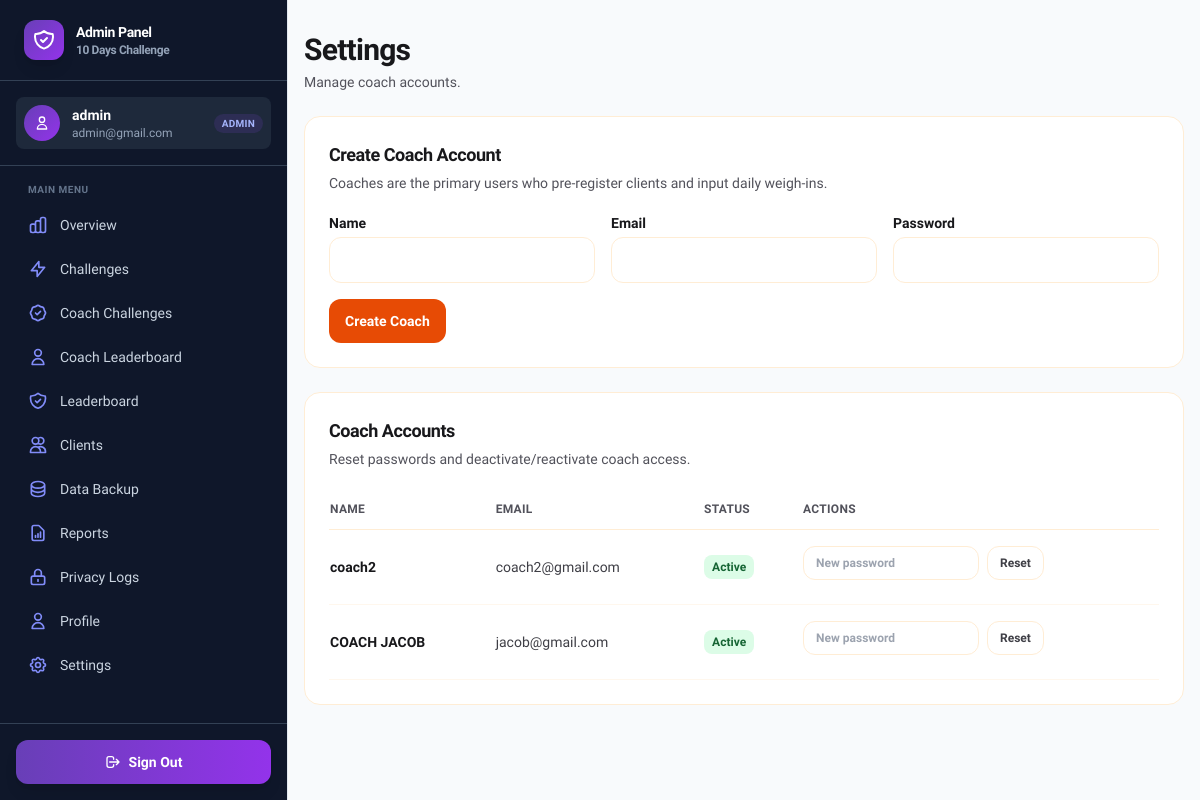
Screenshot of /admin/settings.php (signed in) with the database file from the repository.
### tables this page shows
CREATE TABLE IF NOT EXISTS users (
  id INT UNSIGNED NOT NULL AUTO_INCREMENT,
  name VARCHAR(100) NOT NULL,
  email VARCHAR(190) NOT NULL,
  role ENUM('coach','admin') NOT NULL,
  password_hash VARCHAR(255) NOT NULL,
  is_active TINYINT(1) NOT NULL DEFAULT 1,
  created_at TIMESTAMP NOT NULL DEFAULT CURRENT_TIMESTAMP,
  updated_at TIMESTAMP NOT NULL DEFAULT CURRENT_TIMESTAMP ON UPDATE CURRENT_TIMESTAMP,
  PRIMARY KEY (id),
  UNIQUE KEY uniq_users_email (email)
);

### app/helpers.php (called while the page is built, shortened)
<?php
function app_config($key, $default = null)
{
    $config = isset($GLOBALS['app_config']) ? $GLOBALS['app_config'] : [];
    $segments = explode('.', (string) $key);
    $value = $config;
    foreach ($segments as $segment) {
        $value = $value[$segment];
    }
    return $value;
}
function url($path = '')
{
    $base = rtrim((string) app_config('app.base_url', ''), '/');
    $path = '/' . ltrim((string) $path, '/');
    return $base . $path;
}
function h($value)
{
    return htmlspecialchars((string) $value, ENT_QUOTES, 'UTF-8');
}

### app/db.php (called while the page is built)
<?php
function db()
{
    static $pdo;
    if ($pdo instanceof PDO) {
        return $pdo;
    }
    $host = (string) app_config('db.host');
    $port = (int) app_config('db.port');
    $database = (string) app_config('db.database');
    $username = (string) app_config('db.username');
    $password = (string) app_config('db.password');
    $charset = (string) app_config('db.charset', 'utf8mb4');
    $dsn = 'mysql:host=' . $host . ';port=' . $port . ';dbname=' . $database . ';charset=' . $charset;
    $pdo = new PDO($dsn, $username, $password, [
        PDO::ATTR_ERRMODE => PDO::ERRMODE_EXCEPTION,
        PDO::ATTR_DEFAULT_FETCH_MODE => PDO::FETCH_ASSOC,
    ]);
    return $pdo;
}
function db_has_column($table, $column)
{
    try {
        $database = (string) app_config('db.database');
        $stmt = db()->prepare('SELECT COUNT(*) AS c FROM information_schema.COLUMNS WHERE TABLE_SCHEMA = ? AND TABLE_NAME = ? AND COLUMN_NAME = ?');
        $stmt->execute([$database, (string) $table, (string) $column]);
        $row = $stmt->fetch();
        return $row ? ((int) $row['c'] > 0) : false;
    } catch (Throwable $e) {
        return false;
    }
}

### app/auth.php (called while the page is built, shortened)
<?php
function auth_user()
{
    $select = 'SELECT id, name, email, role' . (db_has_column('users', 'is_active') ? ', is_active' : '') . ' FROM users WHERE id = ? LIMIT 1';
    $stmt = db()->prepare($select);
    $stmt->execute([$_SESSION['user_id']]);
    $user = $stmt->fetch();
    return $user ?: null;
}

### admin/settings.php (the view, shortened to what this page needs)
<?php
$coachName = '';
$coachEmail = '';
$coaches = [];
try {
    $select = 'SELECT id, name, email' . (db_has_column('users', 'is_active') ? ', is_active' : '') . ', created_at FROM users WHERE role = ? ORDER BY created_at DESC, id DESC';
    $stmt = db()->prepare($select);
    $stmt->execute(['coach']);
    $coaches = $stmt->fetchAll();
} catch (Throwable $e) {
    $coaches = [];
}
require __DIR__ . '/../partials/layout_top.php';
require __DIR__ . '/../partials/nav.php';
?>
<main class="mx-auto max-w-6xl px-4 py-8">
    <div class="mb-6">
        <h1 class="text-3xl font-extrabold tracking-tight">Settings</h1>
        <p class="mt-1 text-sm text-zinc-600">Manage coach accounts.</p>
    </div>
    <div class="rounded-2xl border border-orange-100 bg-white p-6">
        <div class="text-lg font-extrabold tracking-tight">Create Coach Account</div>
        <p class="mt-1 text-sm text-zinc-600">Coaches are the primary users who pre-register clients and input daily weigh-ins.</p>
        <form method="post" class="mt-5 grid grid-cols-1 gap-4 md:grid-cols-3" novalidate>
            <div>
                <label class="mb-1 block text-sm font-semibold" for="coach_name">Name</label>
                <input id="coach_name" name="coach_name" type="text" value="<?= h($coachName) ?>" class="w-full rounded-xl border border-orange-100 bg-white px-4 py-3 text-sm outline-none ring-molten/20 focus:border-molten focus:ring-4" required>
            </div>
            <div>
                <label class="mb-1 block text-sm font-semibold" for="coach_email">Email</label>
                <input id="coach_email" name="coach_email" type="email" value="<?= h($coachEmail) ?>" class="w-full rounded-xl border border-orange-100 bg-white px-4 py-3 text-sm outline-none ring-molten/20 focus:border-molten focus:ring-4" required>
            </div>
            <div>
                <label class="mb-1 block text-sm font-semibold" for="coach_password">Password</label>
                <input id="coach_password" name="coach_password" type="password" class="w-full rounded-xl border border-orange-100 bg-white px-4 py-3 text-sm outline-none ring-molten/20 focus:border-molten focus:ring-4" required>
            </div>
            <div class="md:col-span-3">
                <button type="submit" class="rounded-xl bg-molten px-4 py-3 text-sm font-extrabold text-white hover:bg-pumpkin">Create Coach</button>
            </div>
        </form>
    </div>
    <div class="mt-6 rounded-2xl border border-orange-100 bg-white p-6">
        <div class="text-lg font-extrabold tracking-tight">Coach Accounts</div>
        <p class="mt-1 text-sm text-zinc-600">Reset passwords and deactivate/reactivate coach access.</p>
        <div class="mt-5 overflow-x-auto">
            <table class="min-w-full text-left text-sm">
                <thead>
                    <tr class="border-b border-orange-100 text-xs font-extrabold uppercase tracking-wide text-zinc-600">
                        <th class="py-3 pr-4">Name</th>
                        <th class="py-3 pr-4">Email</th>
                        <th class="py-3 pr-4">Status</th>
                        <th class="py-3 pr-0">Actions</th>
                    </tr>
                </thead>
                <tbody>
                    <?php foreach ($coaches as $c): ?>
                        <?php $active = !db_has_column('users', 'is_active') ? true : ((int) ($c['is_active'] ?? 1) === 1); ?>
                        <tr class="border-b border-orange-50">
                            <td class="py-4 pr-4 font-extrabold text-zinc-900"><?= h((string) $c['name']) ?></td>
                            <td class="py-4 pr-4 text-zinc-700"><?= h((string) $c['email']) ?></td>
                            <td class="py-4 pr-4">
                                <?php if ($active): ?>
                                    <span class="inline-flex rounded-lg bg-green-100 px-2 py-1 text-xs font-extrabold text-green-800">Active</span>
                                <?php else: ?>
                                    <span class="inline-flex rounded-lg bg-red-100 px-2 py-1 text-xs font-extrabold text-red-800">Inactive</span>
                                <?php endif; ?>
                            </td>
                            <td class="py-4 pr-0">
                                <form method="post" class="mb-2 flex flex-wrap items-center gap-2" novalidate>
                                    <input name="new_password" type="password" placeholder="New password" class="w-44 rounded-xl border border-orange-100 bg-white px-3 py-2 text-xs font-extrabold text-zinc-700 outline-none ring-molten/20 focus:border-molten focus:ring-4" required />
                                    <button type="submit" class="rounded-xl border border-orange-100 bg-white px-3 py-2 text-xs font-extrabold text-zinc-700 hover:bg-orange-50">Reset</button>
                                </form>
                            </td>
                        </tr>
                    <?php endforeach; ?>
                </tbody>
            </table>
        </div>
    </div>
</main>
<?php require __DIR__ . '/../partials/layout_bottom.php'; ?>

### partials/nav.php (shortened to what this page needs)
<?php
$user = auth_user();
$role = $user ? $user['role'] : null;
$nav = [];
if ($role === 'admin') {
    $current_page = $_SERVER['REQUEST_URI'];
}
?>
<?php if ($role === 'admin' && $user): ?>
    <div class="min-h-screen bg-slate-50">
        <div class="flex min-h-screen">
            <aside class="sticky top-0 hidden h-screen w-72 shrink-0 overflow-y-auto border-r border-slate-200 bg-slate-900 lg:flex lg:flex-col">
                <div class="flex items-center gap-3 px-6 py-5 border-b border-slate-700">
                    <a href="<?= h(url('/index.php')) ?>" class="flex items-center gap-3 font-extrabold tracking-tight">
                        <div class="flex h-10 w-10 items-center justify-center rounded-xl bg-gradient-to-br from-indigo_bloom to-purple-600 text-white shadow-lg">
                        </div>
                        <div class="flex flex-col">
                            <span class="text-white text-sm font-bold">Admin Panel</span>
                            <span class="text-slate-400 text-xs">10 Days Challenge</span>
                        </div>
                    </a>
                </div>
                <div class="px-4 py-4 border-b border-slate-700">
                    <div class="flex items-center gap-3 px-2 py-2 rounded-lg bg-slate-800">
                        <div class="flex h-9 w-9 items-center justify-center rounded-full bg-gradient-to-br from-indigo_bloom to-purple-600 text-white">
                            <svg class="h-4 w-4" fill="none" stroke="currentColor" stroke-width="2" viewBox="0 0 24 24">
                                <path stroke-linecap="round" stroke-linejoin="round" d="M16 7a4 4 0 11-8 0 4 4 0 018 0zM12 14a7 7 0 00-7 7h14a7 7 0 00-7-7z"/>
                            </svg>
                        </div>
                        <div class="flex-1 min-w-0">
                            <div class="text-sm font-semibold text-white truncate"><?= h($user['name']) ?></div>
                            <div class="text-xs text-slate-400 truncate"><?= h($user['email']) ?></div>
                        </div>
                        <span class="px-2 py-0.5 text-[10px] font-bold uppercase tracking-wide bg-indigo_bloom/20 text-indigo-300 rounded-full">Admin</span>
                    </div>
                </div>
                <nav class="flex-1 px-3 py-4 overflow-y-auto">
                    <div class="text-[10px] font-bold uppercase tracking-wider text-slate-500 px-4 mb-2">Main Menu</div>
                    <?php foreach ($nav as $item):
                        $is_active = strpos($current_page, $item[1]) !== false;
                        $active_classes = $is_active ? 'bg-gradient-to-r from-indigo-600 to-purple-600 text-white shadow-lg shadow-indigo-500/50' : 'text-slate-300 hover:bg-slate-800 hover:text-white';
                    ?>
                        <a href="<?= h($item[1]) ?>" class="mb-1 flex items-center gap-3 rounded-xl px-4 py-2.5 text-sm font-medium <?= $active_classes ?> transition-colors">
                            <?php if (isset($item[2])): ?>
                                <span class="<?= $is_active ? 'text-indigo-200' : 'text-indigo-400' ?>"><?= $item[2] ?></span>
                            <?php endif; ?>
                            <?= h($item[0]) ?>
                        </a>
                    <?php endforeach; ?>
                </nav>
                <div class="border-t border-slate-700 p-4">
                    <a href="<?= h(url('/auth/logout.php')) ?>" class="flex items-center justify-center gap-2 rounded-xl bg-gradient-to-r from-indigo_bloom to-purple-600 px-4 py-3 text-sm font-bold text-white hover:from-indigo-600 hover:to-purple-700 transition-all shadow-lg">
                        <svg class="h-4 w-4" fill="none" stroke="currentColor" stroke-width="2" viewBox="0 0 24 24">
                            <path stroke-linecap="round" stroke-linejoin="round" d="M17 16l4-4m0 0l-4-4m4 4H7m6 4v1a3 3 0 01-3 3H6a3 3 0 01-3-3V7a3 3 0 013-3h4a3 3 0 013 3v1"/>
                        </svg>
                        Sign Out
                    </a>
                </div>
            </aside>
            <div class="flex min-w-0 flex-1 flex-col">
                <div class="flex-1">
<?php endif; ?>

### rows the page displays
users: name "admin", email "admin@gmail.com", role "admin" (drawn)
users: name "coach2", email "coach2@gmail.com"
users: name "COACH JACOB", email "jacob@gmail.com"

### other values shown
$item[0] "Overview"
$item[0] "Challenges"
$item[0] "Coach Challenges"
$item[0] "Coach Leaderboard"
$item[0] "Leaderboard"
$item[0] "Clients"
$item[0] "Data Backup"
$item[0] "Reports"
$item[0] "Privacy Logs"
$item[0] "Profile"
$item[0] "Settings"
